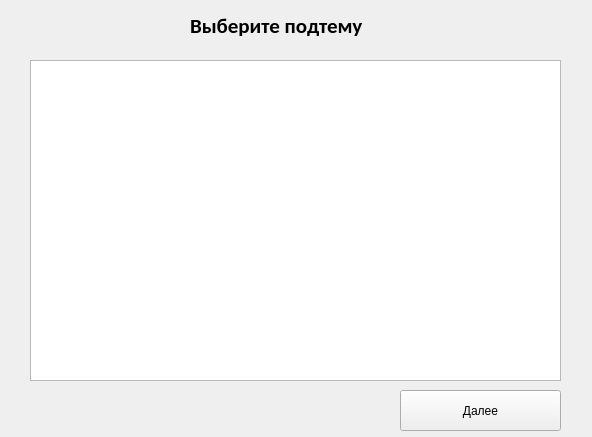
<?xml version="1.0" encoding="UTF-8"?>
<ui version="4.0">
 <class>Form</class>
 <widget class="QWidget" name="Form">
  <property name="geometry">
   <rect>
    <x>0</x>
    <y>0</y>
    <width>592</width>
    <height>437</height>
   </rect>
  </property>
  <property name="contextMenuPolicy">
   <enum>Qt::PreventContextMenu</enum>
  </property>
  <property name="windowTitle">
   <string>Form</string>
  </property>
  <property name="windowIcon">
   <iconset>
    <normaloff>../icon.png</normaloff>../icon.png</iconset>
  </property>
  <property name="styleSheet">
   <string notr="true"/>
  </property>
  <widget class="QListWidget" name="listWidget">
   <property name="geometry">
    <rect>
     <x>30</x>
     <y>60</y>
     <width>531</width>
     <height>321</height>
    </rect>
   </property>
  </widget>
  <widget class="QLabel" name="label">
   <property name="geometry">
    <rect>
     <x>190</x>
     <y>10</y>
     <width>241</width>
     <height>31</height>
    </rect>
   </property>
   <property name="font">
    <font>
     <family>Calibri</family>
     <pointsize>16</pointsize>
     <weight>75</weight>
     <bold>true</bold>
    </font>
   </property>
   <property name="text">
    <string>Выберите подтему</string>
   </property>
  </widget>
  <widget class="QPushButton" name="Next">
   <property name="geometry">
    <rect>
     <x>400</x>
     <y>390</y>
     <width>161</width>
     <height>41</height>
    </rect>
   </property>
   <property name="text">
    <string>Далее</string>
   </property>
  </widget>
 </widget>
 <resources/>
 <connections/>
</ui>
